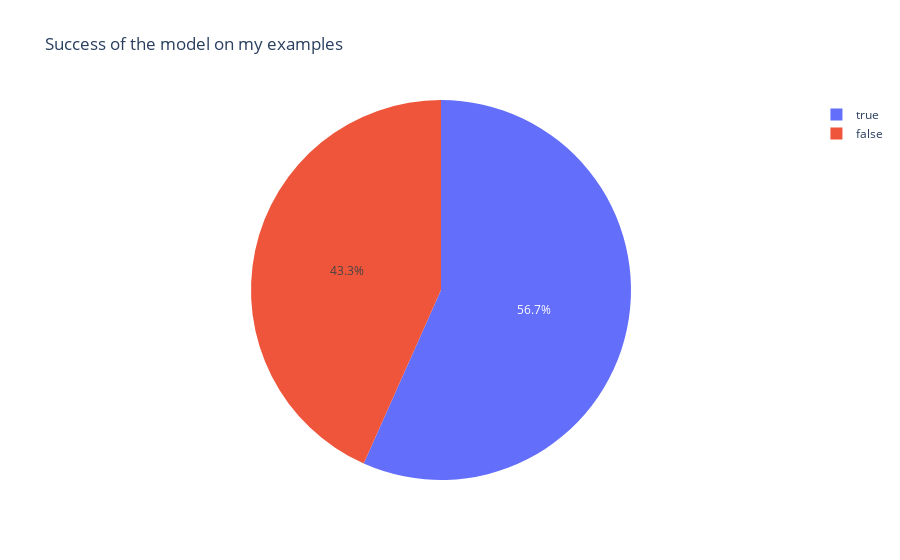

Notebook source saved alongside this figure:
### Code cell
import plotly.express as px

fig = px.pie(summary, names='Success', title ='Success of the model on my examples')
fig.show()

### Figure 1 — Plotly figure (JSON) as saved in the notebook; plotly's stock layout.template omitted (floating-point values rounded to 4 significant figures)
{"data": [{"domain": {"x": [0.0, 1.0], "y": [0.0, 1.0]}, "hovertemplate": "Success=%{label}<extra></extra>", "labels": [true, true, false, true, false, true, false, false, true, true, true, false, false, true, false, true, false, true, false, true, false, true, false, true, true, true, true, false, true, false], "legendgroup": "", "name": "", "showlegend": true, "type": "pie"}], "layout": {"legend": {"tracegroupgap": 0}, "title": {"text": "Success of the model on my examples"}}}
